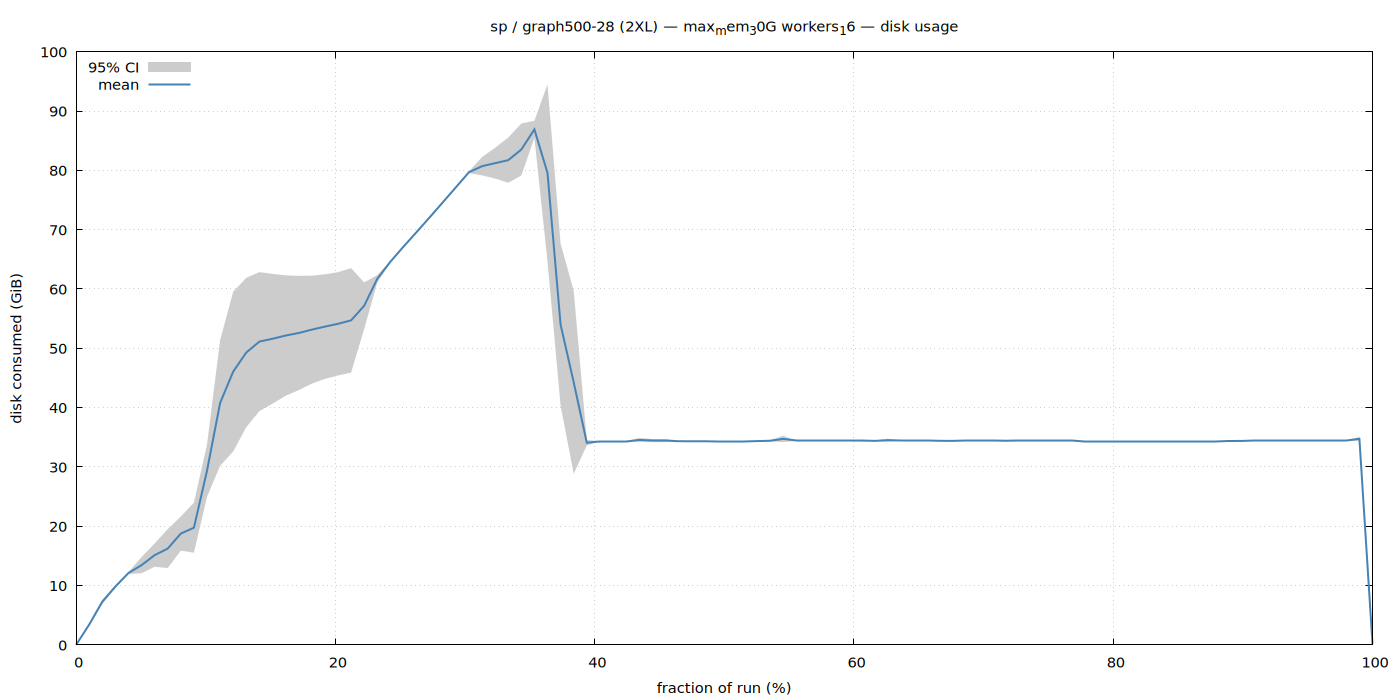

Write the gnuplot code that produced this figure.
set terminal pngcairo size 1400,700 enhanced font 'Sans,11'
set output '/home/ubuntu/nvm/gfrs/sp/2XL/graph500-28/max_mem_30G_workers_16/disk.png'
set title "sp / graph500-28 (2XL) — max_mem_30G workers_16 — disk usage"
set xlabel 'fraction of run (%)'
set ylabel 'disk consumed (GiB)'
set grid
set key top left
set yrange [0:*]
plot '/home/ubuntu/nvm/gfrs/sp/2XL/graph500-28/max_mem_30G_workers_16/disk.dat' using 1:3:4 with filledcurves lc rgb '#cccccc' title '95% CI', \
     '' using 1:2 with lines lw 2 lc rgb '#4682b4' title 'mean'
